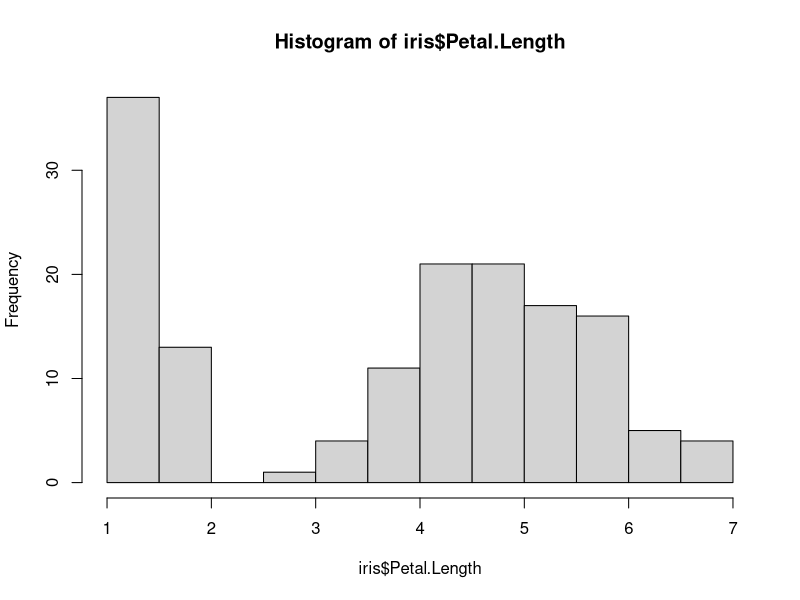
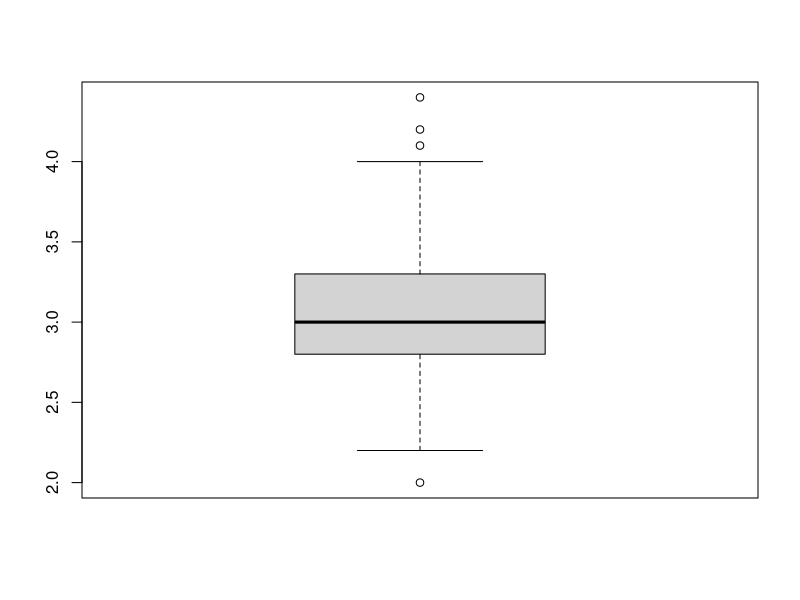
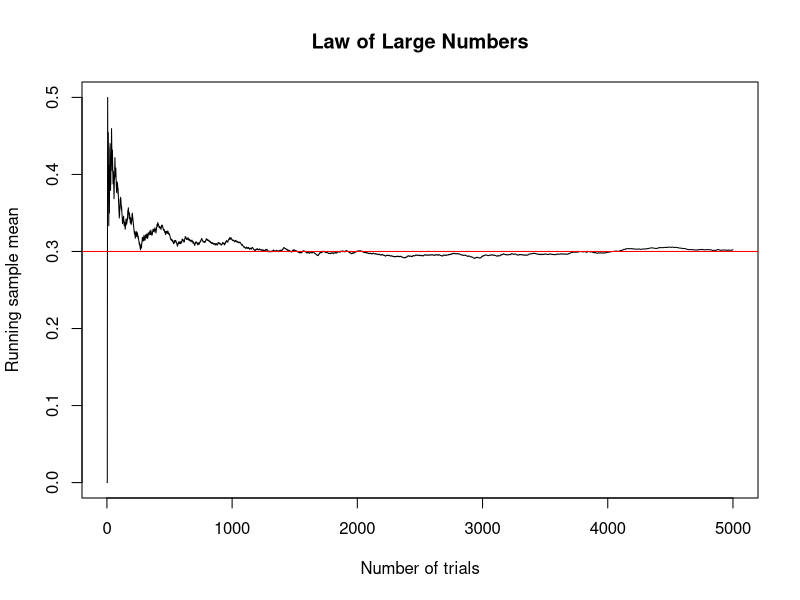
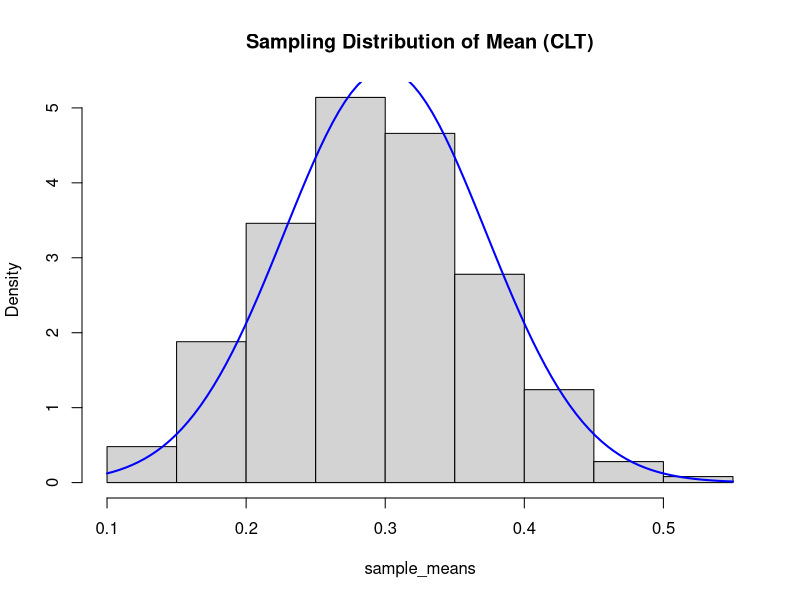
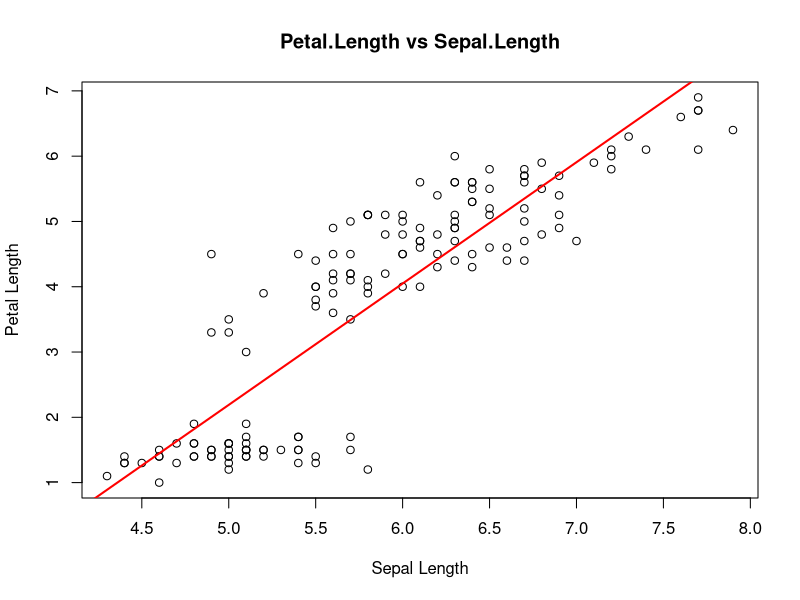

Generate these figures, in order, with R:
# Exercise-1
students <- data.frame(
  Name = c("Aman", "Riya", "Karan", "Simran", "Neha"),
  Age = c(20, 21, 19, 22, 20),
  Marks = c(80, 65, 45, 90, 72)
)
mean(students$Marks)
max(students$Age)
students$Grade <- ifelse(students$Marks >= 75, "A",
                         ifelse(students$Marks >= 50, "B", "C"))
students

#Exercise-2
nrow(iris)
ncol(iris)
head(iris)
mean(iris$Sepal.Length)
median(iris$Sepal.Length)
var(iris$Sepal.Length)
sd(iris$Sepal.Length)
table(iris$Species)
hist(iris$Petal.Length)
boxplot(iris$Sepal.Width)

#Exercise 3
prior <- 0.01          # Probability of disease (1%)
true_pos <- 0.95       # Sensitivity: P(test + | disease)
false_pos <- 0.05      # P(test + | no disease)
posterior <- (true_pos * prior) /
  ((true_pos * prior) + (false_pos * (1 - prior)))

posterior

# Exercise 4
p <- 0.3     # biased coin, P(heads)=0.3
n <- 5000
samples <- rbinom(n, size=1, prob=p)
running_mean <- cumsum(samples) / 1:n
plot(running_mean, type="l",
     xlab="Number of trials",
     ylab="Running sample mean",
     main="Law of Large Numbers")
abline(h = p, col="red")   # true mean

m <- 1000      # generate 1000 sample means
sample_means <- replicate(m, mean(rbinom(40, 1, p)))
hist(sample_means, freq = FALSE,
     main = "Sampling Distribution of Mean (CLT)")
curve(dnorm(x, mean = p, sd = sqrt(p*(1-p)/40)),
      add = TRUE, col="blue", lwd=2)

#Exercise 5
model <- lm(Petal.Length ~ Sepal.Length, data = iris)
summary(model)
plot(iris$Sepal.Length, iris$Petal.Length,
     main = "Petal.Length vs Sepal.Length",
     xlab = "Sepal Length",
     ylab = "Petal Length")
abline(model, col = "red", lwd = 2)

#Exercise 6
A <- matrix(c(1,2,3,4), nrow = 2)
B <- matrix(c(5,6,7,8), nrow = 2)

A
B
A + B
A %*% B
t(A)
det(A)
solve(A)

#
